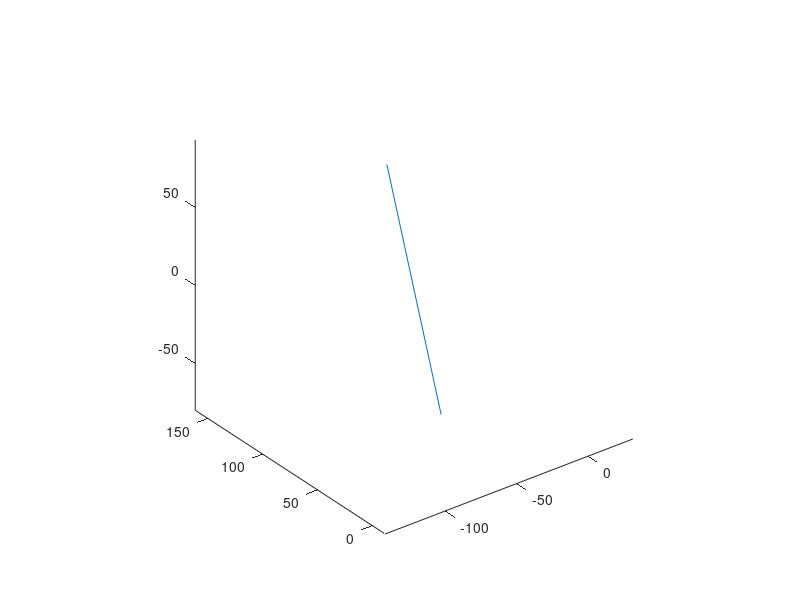

MATLAB code for this plot: (Note: this script raises an error after producing the figure.)
%=============================================================================
% Copyright (c) 2016-present Allan CORNET (Nelson)
%=============================================================================
% This file is part of Nelson.
%=============================================================================
% LICENCE_BLOCK_BEGIN
% SPDX-License-Identifier: LGPL-3.0-or-later
% LICENCE_BLOCK_END
%=============================================================================
% <--ADV-CLI MODE-->
%=============================================================================
close all
% Pin the calibration geometry for 573x460 on a 1024x768 CI runner.
set(groot, 'DefaultFigurePosition', [423 180 1074 646]);
%=============================================================================

f = figure('Visible', 'off');
ax = axes('Parent', f);
x = [-102.78651428222656, -7.8202972412109375];
y = [-11.798049926757812, 161.43443298339844];
z = [-17.131217956542969, 30.384407043457031];
plot3(ax, x, y, z);
axes(ax);
axis equal;
view(3);
drawnow();
limits = [xlim(), ylim(), zlim()];
asserts.isapprox(limits, [x, -20, 180, z], 1e-12);
asserts.isequal(get(ax, 'XTick'), -100:20:-20);
asserts.isequal(get(ax, 'YTick'), [0 50 100 150]);
asserts.isequal(get(ax, 'ZTick'), -10:10:30);
center = [(limits(1) + limits(2)) / 2, (limits(3) + limits(4)) / 2, ...
  (limits(5) + limits(6)) / 2];
radius = 10 * norm([(limits(2) - limits(1)) / 2, (limits(4) - limits(3)) / 2, ...
  (limits(6) - limits(5)) / 2]);
azimuth = -37.5 * pi / 180;
elevation = 30 * pi / 180;
expectedCameraPosition = [cos(elevation) * sin(azimuth) * radius + center(1), ...
  -cos(elevation) * cos(azimuth) * radius + center(2), ...
  sin(elevation) * radius + center(3)];
asserts.isapprox(ax.CameraPosition, expectedCameraPosition, 1e-10);
forward = center - expectedCameraPosition;
distance = norm(forward);
forward = forward ./ distance;
right = cross(forward, [0, 0, 1]);
right = right ./ norm(right);
cameraUp = cross(right, forward);
cameraUp = cameraUp ./ norm(cameraUp);
corners = [limits(1) limits(3) limits(5); limits(1) limits(3) limits(6); ...
  limits(1) limits(4) limits(5); limits(1) limits(4) limits(6); ...
  limits(2) limits(3) limits(5); limits(2) limits(3) limits(6); ...
  limits(2) limits(4) limits(5); limits(2) limits(4) limits(6)];
relative = corners - expectedCameraPosition;
projectedX = relative * right';
projectedY = relative * cameraUp';
figPosition = f.Position;
axesPosition = ax.Position;
axesWidth = axesPosition(3) * figPosition(3);
axesHeight = axesPosition(4) * figPosition(4);
xSpan = max(projectedX) - min(projectedX);
ySpan = max(projectedY) - min(projectedY);
% The angle spans the extent that fills the axes: the width when the box is
% relatively wider than the axes, the height otherwise.
if (xSpan * axesHeight >= ySpan * axesWidth)
  span = xSpan;
else
  span = ySpan;
end
expectedCameraViewAngle = 360 / pi * atan(span / (2 * distance));
asserts.isapprox(ax.CameraViewAngle, expectedCameraViewAngle, 1e-10);
close(f);
close all
%=============================================================================
%=============================================================================
function assert_mode_switch(h, propertyName, modeName, value)
  set(h, modeName, 'auto');
  set(h, propertyName, value);
  asserts.isequal(get(h, modeName), 'manual');
end

%=============================================================================
function delta = frame_delta(a, b)
  delta = sum(abs(double(a(:)) - double(b(:))));
end
%=============================================================================
function frameSize = expectedFrameSize(f)
  position = f.Position;
  ratio = f.DevicePixelRatio;
  frameSize = [round(position(4) * ratio), round(position(3) * ratio), 3];
end
%=============================================================================
function [left, top, right, bottom] = axes_edges(frame, ax)
  imageHeight = size(frame, 1);
  imageWidth = size(frame, 2);
  position = ax.Position;
  left = max(3, round(position(1) * imageWidth));
  right = min(imageWidth - 2, round((position(1) + position(3)) * imageWidth));
  top = max(3, round((1 - position(2) - position(4)) * imageHeight));
  bottom = min(imageHeight - 2, round((1 - position(2)) * imageHeight));
end
%=============================================================================
function ratio = dark_ratio(region)
  dark = region(:, :, 1) < 180 & region(:, :, 2) < 180 & region(:, :, 3) < 180;
  ratio = sum(dark(:)) / numel(dark);
end
%=============================================================================
function len = bottom_tick_length(frame, ax, direction)
  [left, ~, right, bottom] = axes_edges(frame, ax);
  x = round((left + right) / 2);
  len = 0;
  started = false;
  if strcmp(direction, 'in')
    rows = (bottom - 1):-1:1;
  else
    rows = (bottom + 1):size(frame, 1);
  end
  for y = rows
    region = frame(y, x - 1:x + 1, :);
    hit = dark_ratio(region) > 0;
    if hit
      len = len + 1;
      started = true;
    elseif started
      return;
    end
  end
end
%=============================================================================
function count = tick_label_dark_pixel_count(frame, ax)
  [left, top, ~, bottom] = axes_edges(frame, ax);
  dark = frame(:, :, 1) < 180 & frame(:, :, 2) < 180 & frame(:, :, 3) < 180;
  dark(max(1, bottom - 2):min(size(frame, 1), bottom + 2), :) = false;
  dark(:, max(1, left - 2):min(size(frame, 2), left + 2)) = false;
  labelMask = false(size(dark));
  labelMask(max(1, top - 30):min(size(frame, 1), bottom + 30), :) = true;
  count = sum(dark(:) & labelMask(:));
end
%=============================================================================
